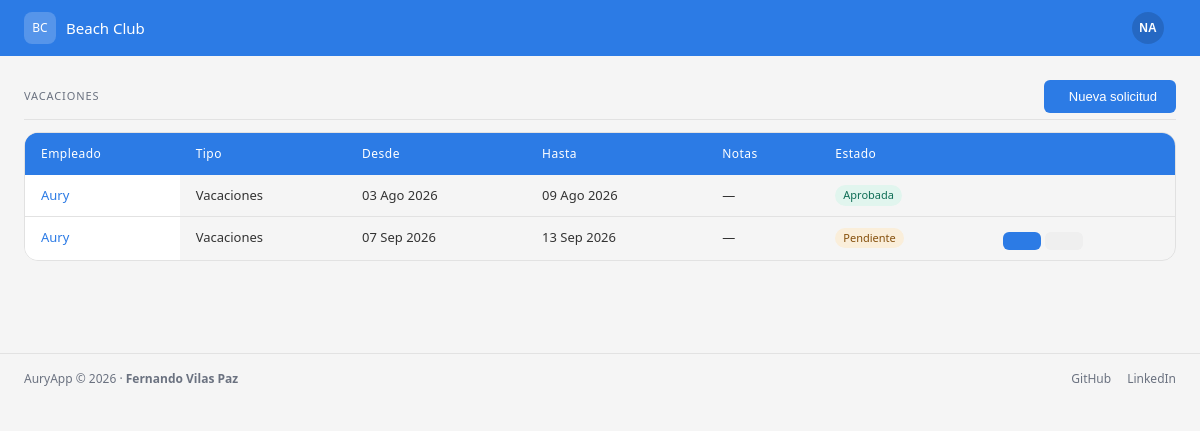
Screenshot of /personal/vacaciones/ (signed in) with the database file from the repository.
### personal/models.py (models this page shows, shortened)
class SolicitudAusencia(models.Model):
    TIPO_CHOICES = [
        ('vacaciones', 'Vacaciones'),
        ('libre', 'Día libre'),
        ('inamovible', 'Libre inamovible'),
        ('libre_vacaciones', 'Libre vacaciones'),
        ('finde_largo', 'Finde largo'),
    ]
    ESTADO_CHOICES = [
        ('pendiente', 'Pendiente'),
        ('aprobada', 'Aprobada'),
        ('rechazada', 'Rechazada'),
    ]
    empleado = models.ForeignKey(Empleado, on_delete=models.CASCADE, related_name='solicitudes')
    tipo = models.CharField(max_length=20, choices=TIPO_CHOICES, default='vacaciones')
    fecha_inicio = models.DateField()
    fecha_fin = models.DateField()
    notas = models.TextField(blank=True)
    estado = models.CharField(max_length=20, choices=ESTADO_CHOICES, default='pendiente')
    fecha_solicitud = models.DateTimeField(auto_now_add=True)
    class Meta:
        verbose_name = 'Solicitud de ausencia'
        verbose_name_plural = 'Solicitudes de ausencia'
        ordering = ['-fecha_solicitud']

class Empleado(models.Model):
    CONTRATO_CHOICES = [
        ('indefinido', 'Indefinido'),
        ('temporal', 'Temporal'),
        ('fijo_discontinuo', 'Fijo discontinuo'),
        ('obra_servicio', 'Obra y servicio'),
        ('practicas', 'Prácticas'),
    ]
    ROL_CHOICES = [
        ('maitre', 'Maître'),
        ('segundo_maitre', 'Segundo Maître'),
        ('jefe_sector', 'Jefe de sector'),
        ('camarero', 'Camarero'),
        ('ayudante_camarero', 'Ayudante de camarero'),
    ]
    nombre = models.CharField(max_length=100)
    apellidos = models.CharField(max_length=100, blank=True)
    rol = models.CharField(max_length=20, choices=ROL_CHOICES)
    telefono = models.CharField(max_length=20, blank=True)
    email = models.EmailField(blank=True)
    fecha_nacimiento = models.DateField(null=True, blank=True)
    activo = models.BooleanField(default=True)
    posicion = models.PositiveIntegerField(default=0)
    tipo_contrato = models.CharField(max_length=20, choices=CONTRATO_CHOICES, blank=True)
    fecha_vencimiento = models.DateField(null=True, blank=True)
    class Meta:
        verbose_name = 'Empleado'
        verbose_name_plural = 'Empleados'
        ordering = ['posicion', 'nombre']

### personal/views.py (the view)
# urls.py: path('vacaciones/', views.lista_vacaciones, name='lista_vacaciones'),
@login_required(login_url='/login/')
def lista_vacaciones(request):
    hoy = timezone.now().date()
    solicitudes = SolicitudAusencia.objects.filter(
        tipo='vacaciones',
        fecha_fin__gte=hoy,
    ).exclude(estado='rechazada').select_related('empleado').order_by('fecha_inicio')
    empleados = Empleado.objects.filter(activo=True).order_by('posicion', 'nombre')
    tipos = [('vacaciones', 'Vacaciones')]
    context = {'solicitudes': solicitudes, 'titulo': 'Vacaciones', 'empleados': empleados, 'tipos': tipos}
    return render(request, 'personal/lista_ausencias.html', context)

### personal/templates/personal/lista_ausencias.html (shortened to what this page needs)
{% extends 'core/base.html' %}
{% block content %}
<div class="bc-section">
  <div class="bc-section-header">
    <span class="bc-section-header-title">{{ titulo }}</span>
    <button id="btn-nueva-solicitud" class="bc-btn bc-btn-primary">
       Nueva solicitud
    </button>
  </div>
  <div class="bc-table-wrapper">
    <table class="bc-table">
      <thead>
        <tr>
          <th>Empleado</th>
          <th>Tipo</th>
          <th>Desde</th>
          <th>Hasta</th>
          <th>Notas</th>
          <th>Estado</th>
          <th></th>
        </tr>
      </thead>
      <tbody>
        {% for sol in solicitudes %}
        <tr>
          <td><a href="{% url 'detalle_empleado' sol.empleado.pk %}" class="bc-link-plain">{{ sol.empleado.nombre }}</a></td>
          <td>{{ sol.get_tipo_display }}</td>
          <td>{{ sol.fecha_inicio|date:"d M Y" }}</td>
          <td>{{ sol.fecha_fin|date:"d M Y" }}</td>
          <td>{{ sol.notas|default:"—" }}</td>
          <td>
            {% if sol.estado == 'pendiente' %}
              <span class="bc-badge bc-badge-amber">Pendiente</span>
            {% elif sol.estado == 'aprobada' %}
              <span class="bc-badge bc-badge-green">Aprobada</span>
            {% else %}
              <span class="bc-badge bc-badge-red">Rechazada</span>
            {% endif %}
          </td>
          <td>
            {% if sol.estado == 'pendiente' %}
            <div class="bc-btn-group">
              <form method="post" action="{% url 'aprobar_solicitud' sol.pk %}">
                <button type="submit" class="bc-btn bc-btn-sm bc-btn-primary" title="Aprobar">
                </button>
              </form>
              <form method="post" action="{% url 'rechazar_solicitud' sol.pk %}">
                <button type="submit" class="bc-btn bc-btn-sm" title="Rechazar">
                </button>
              </form>
            </div>
            {% endif %}
          </td>
        </tr>
        {% empty %}
        <tr><td colspan="7" class="bc-text-muted">No hay solicitudes próximas</td></tr>
        {% endfor %}
      </tbody>
    </table>
  </div>
</div>
{% endblock %}

### core/templates/core/base.html (shortened to what this page needs)
{% load static %}
<!DOCTYPE html>
<html lang="es">
<head>
  <link rel="stylesheet" href="https://cdn.jsdelivr.net/npm/@tabler/icons-webfont@2.47.0/tabler-icons.min.css">
  <link rel="stylesheet" href="{% static 'css/main.css' %}">
</head>
<body>
  <nav class="bc-navbar">
    <a href="/" class="bc-navbar-brand">
      <div class="bc-navbar-avatar">BC</div>
      <span class="bc-navbar-brand-text">Beach Club</span>
    </a>
    <div class="bc-navbar-right">
      <div class="bc-user-menu" id="bc-user-menu">
      <button class="bc-user-menu-btn" id="bc-user-menu-btn" type="button">
        <div class="bc-navbar-user">
          {% if request.user.first_name %}{{ request.user.first_name|slice:":1"|upper }}{{ request.user.last_name|slice:":1"|upper }}{% else %}{{ request.user.username|slice:":2"|upper }}{% endif %}
        </div>
      </button>
    </div>
    </div>
  </nav>
  <main class="bc-page">
    {% block content %}{% endblock %}
  </main>
  <footer class="bc-footer">
    <span>AuryApp &copy; 2026 · <strong>Fernando Vilas Paz</strong></span>
    <div class="bc-footer-links">
      <a href="https://github.com/fvilpaz" target="_blank" rel="noopener" class="bc-footer-link">
         GitHub
      </a>
      <a href="https://www.linkedin.com/in/fernando-vilas-paz-1626901a9" target="_blank" rel="noopener" class="bc-footer-link">
         LinkedIn
      </a>
    </div>
  </footer>
</body>
</html>

### rows the page displays
SolicitudAusencia: empleado.nombre "Aury", tipo "Vacaciones", fecha_inicio "03 Ago 2026", fecha_fin "09 Ago 2026", notas "—", estado "Aprobada"
SolicitudAusencia: empleado.nombre "Aury", tipo "Vacaciones", fecha_inicio "07 Sep 2026", fecha_fin "13 Sep 2026", notas "—", estado "Pendiente"

### other values shown
{{ request.user.username|slice:":2"|upper }} "NA"
{{ titulo }} "VACACIONES"
